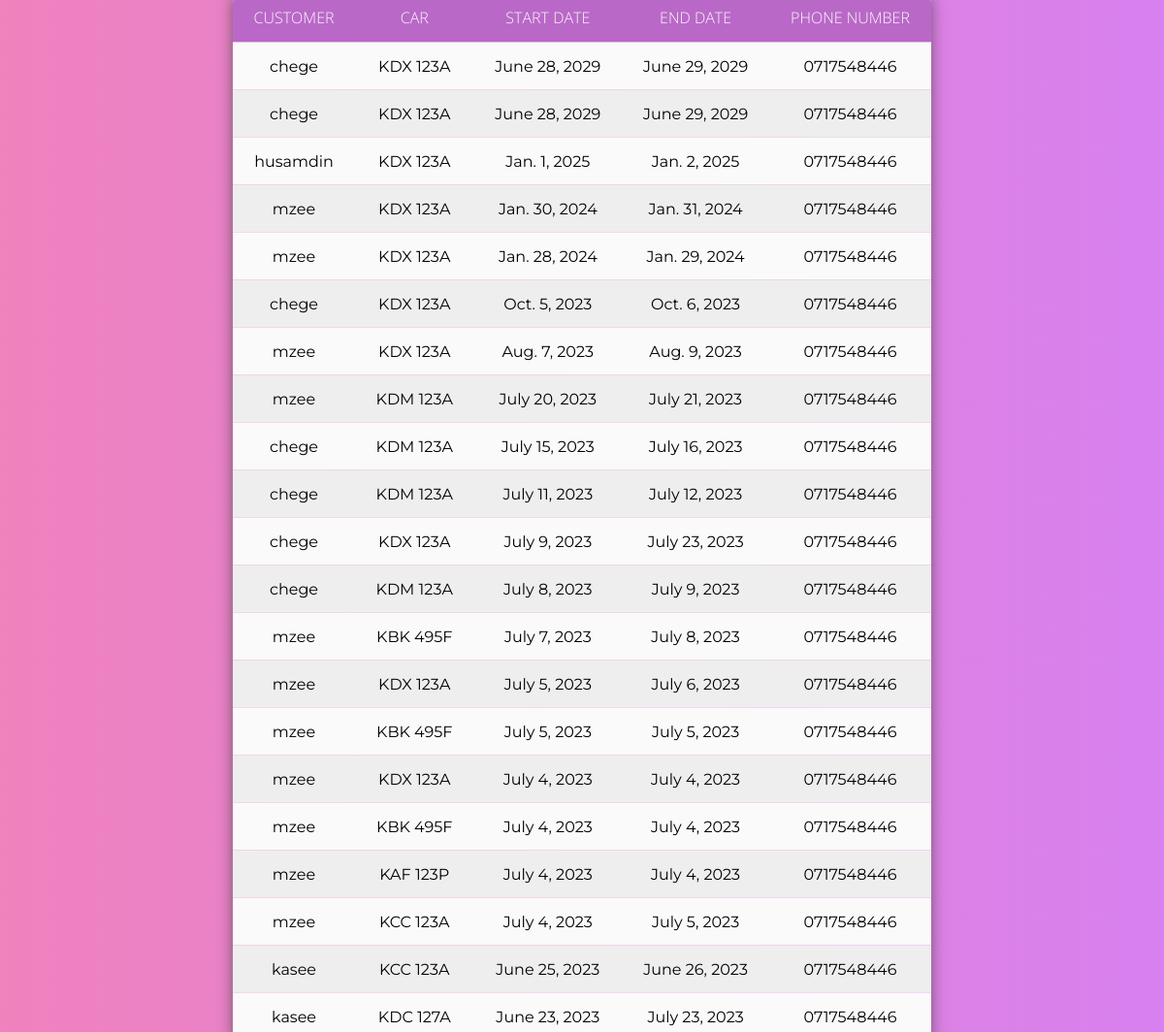
The app's page /Owner/owner_approved_requests/ with its own data.
### Hire/models.py (models this page shows)
class Hire(models.Model):
    customer = models.ForeignKey(User, on_delete=models.CASCADE)
    car = models.ForeignKey(Car, on_delete=models.CASCADE, null=True)
    from_destination = models.CharField(max_length=20, null="True", validators=[
        RegexValidator("^([a-zA-Z])[a-zA-Z'\d ]+$", message='Must be a valid name of a place')])
    to_destination = models.CharField(max_length=20, null=True, validators=[
        RegexValidator("^([a-zA-Z])[a-zA-Z'\d ]+$", message='Must be a valid name of a place')])
    start_date = models.DateField(
        validators=[MinValueValidator(datetime.date.today(), "Start date can not be less than today")])
    end_date = models.DateField(
        validators=[MinValueValidator(datetime.date.today(), "End date can not be less than today")])
    phone_no = models.CharField(max_length=20, null="True",
                                validators=[RegexValidator('^(0)([127])(\d){8}$', message='Invalid phone numbers')])
    is_approved = models.BooleanField(default=False)
    is_rejected = models.BooleanField(default=False)

### accounts/models.py (models this page shows)
class User(AbstractUser):
    name = models.CharField(max_length=200, null=True) #attribute name defined
    email = models.EmailField(unique=True,null=True)

### Owner/models.py (models this page shows, shortened)
class Car(models.Model):
    owner = models.ForeignKey(User, null=True, on_delete=models.CASCADE)
    reg_no = models.CharField(max_length=20, unique=True, validators=[
        RegexValidator('^(K)([ABCDEFGHJKLMNPQRSTUVWXYZ]){2}( ){1}(\d){3}([ABCDEFGHJKLMNPQRSTUVWXYZ])$',
                       message="Invalid Number Plate")])
    image = models.ImageField(upload_to='car_images/')
    description = models.TextField(null=True, blank=True)
    phone_no = models.CharField(max_length=20, unique=True,
                                validators=[RegexValidator('^(0)([127])(\d){8}$', message='Invalid phone numbers')])
    updated = models.DateTimeField(auto_now = True , null=True)
    created = models.DateTimeField(auto_now_add=True, null= True)
    class Meta:
       ordering = ['-updated', '-created']  # Order by updated field in descending order and then by created field in descending order

### Owner/views.py (the view)
# urls.py: path('owner_approved_requests/', views.approved, name='approved'),
def approved(request):
    approved_hires = Hire.objects.filter(is_approved=True).order_by('-start_date')
    context = {
        'approved_hires': approved_hires
    }
    return render(request, 'Owner/approved.html', context)

### Owner/templates/Owner/approved.html (shortened to what this page needs)
<!DOCTYPE html>
<!-- {% load static %}
<!DOCTYPE html>
{% load static %}
<html lang="en">
<head>
    <link rel="stylesheet" href="{% static 'styles/tables.css' %}">
</head>
<body>
    {% if approved_hires %}
    <div class="filter"></div>
    <table>
        <thead>
            <tr>
                <th>Customer</th>
                <th>Car</th>
                <th>Start Date</th>
                <th>End Date</th>
                <th>Phone Number</th>
            </tr>
        </thead>
        <tbody>
            {% for hire in approved_hires %}
                <tr>
                    <td>{{ hire.customer.username }}</td>
                    <td>{{ hire.car.reg_no }}</td>
                    <td>{{ hire.start_date }}</td>
                    <td>{{ hire.end_date }}</td>
                    <td>{{ hire.phone_no }}</td>
                </tr>
            {% endfor %}
        </tbody>
    </table>
    {% else %}
    <p>No approved hire requests found.</p>
    {% endif %}
</body>
</html>

### static/styles/tables.css (style rules this page uses)
* { margin:0; padding: 0; outline: 0; }
.filter { position: absolute; left: 0; top: 0; bottom: 0; right: 0; z-index: 1; background: rgb(233,76,161); background: -moz-linear-gradient(90deg, rgba(233,76,161,1) 0%, rgba(199,74,233,1) 100%); background: -webkit-linear-gradient(90deg, rgba(233,76,161,1) 0%, rgba(199,74,233,1) 100%); background: linear-gradient(90deg, rgba(233,76,161,1) 0%, rgba(199,74,233,1) 100%); filter: progid:DXImageTransform.Microsoft.gradient(startColorstr="#e94ca1",endColorstr="#c74ae9",GradientType=1); opacity: .7; }
table { position: absolute; z-index: 2; left: 50%; top: 50%; transform: translate(-50%,-50%); width: 60%; border-collapse: collapse; border-spacing: 0; box-shadow: 0 2px 15px rgba(64,64,64,.7); border-radius: 12px 12px 0 0; overflow: hidden; }
td , th { padding: 15px 20px; text-align: center; }
th { background-color: #ba68c8; color: #fafafa; font-family: 'Open Sans',Sans-serif; font-weight: 200; text-transform: uppercase; }
tr { width: 100%; background-color: #fafafa; font-family: 'Montserrat', sans-serif; }
tr:nth-child(even) { background-color: #eeeeee; }

### records on screen
Hire: customer.username "chege", car.reg_no "KDX 123A", start_date "June 28, 2029", end_date "June 29, 2029", phone_no "0717548446"
Hire: customer.username "chege", car.reg_no "KDX 123A", start_date "June 28, 2029", end_date "June 29, 2029", phone_no "0717548446"
Hire: customer.username "husamdin", car.reg_no "KDX 123A", start_date "Jan. 1, 2025", end_date "Jan. 2, 2025", phone_no "0717548446"
Hire: customer.username "mzee", car.reg_no "KDX 123A", start_date "Jan. 30, 2024", end_date "Jan. 31, 2024", phone_no "0717548446"
Hire: customer.username "mzee", car.reg_no "KDX 123A", start_date "Jan. 28, 2024", end_date "Jan. 29, 2024", phone_no "0717548446"
Hire: customer.username "chege", car.reg_no "KDX 123A", start_date "Oct. 5, 2023", end_date "Oct. 6, 2023", phone_no "0717548446"
Hire: customer.username "mzee", car.reg_no "KDX 123A", start_date "Aug. 7, 2023", end_date "Aug. 9, 2023", phone_no "0717548446"
Hire: customer.username "mzee", car.reg_no "KDM 123A", start_date "July 20, 2023", end_date "July 21, 2023", phone_no "0717548446"
Hire: customer.username "chege", car.reg_no "KDM 123A", start_date "July 15, 2023", end_date "July 16, 2023", phone_no "0717548446"
Hire: customer.username "chege", car.reg_no "KDM 123A", start_date "July 11, 2023", end_date "July 12, 2023", phone_no "0717548446"
Hire: customer.username "chege", car.reg_no "KDX 123A", start_date "July 9, 2023", end_date "July 23, 2023", phone_no "0717548446"
Hire: customer.username "chege", car.reg_no "KDM 123A", start_date "July 8, 2023", end_date "July 9, 2023", phone_no "0717548446"
Hire: customer.username "mzee", car.reg_no "KBK 495F", start_date "July 7, 2023", end_date "July 8, 2023", phone_no "0717548446"
Hire: customer.username "mzee", car.reg_no "KDX 123A", start_date "July 5, 2023", end_date "July 6, 2023", phone_no "0717548446"
Hire: customer.username "mzee", car.reg_no "KBK 495F", start_date "July 5, 2023", end_date "July 5, 2023", phone_no "0717548446"
Hire: customer.username "mzee", car.reg_no "KDX 123A", start_date "July 4, 2023", end_date "July 4, 2023", phone_no "0717548446"
Hire: customer.username "mzee", car.reg_no "KBK 495F", start_date "July 4, 2023", end_date "July 4, 2023", phone_no "0717548446"
Hire: customer.username "mzee", car.reg_no "KAF 123P", start_date "July 4, 2023", end_date "July 4, 2023", phone_no "0717548446"
Hire: customer.username "mzee", car.reg_no "KCC 123A", start_date "July 4, 2023", end_date "July 5, 2023", phone_no "0717548446"
Hire: customer.username "kasee", car.reg_no "KCC 123A", start_date "June 25, 2023", end_date "June 26, 2023", phone_no "0717548446"
Hire: customer.username "kasee", car.reg_no "KDC 127A", start_date "June 23, 2023", end_date "July 23, 2023", phone_no "0717548446"
